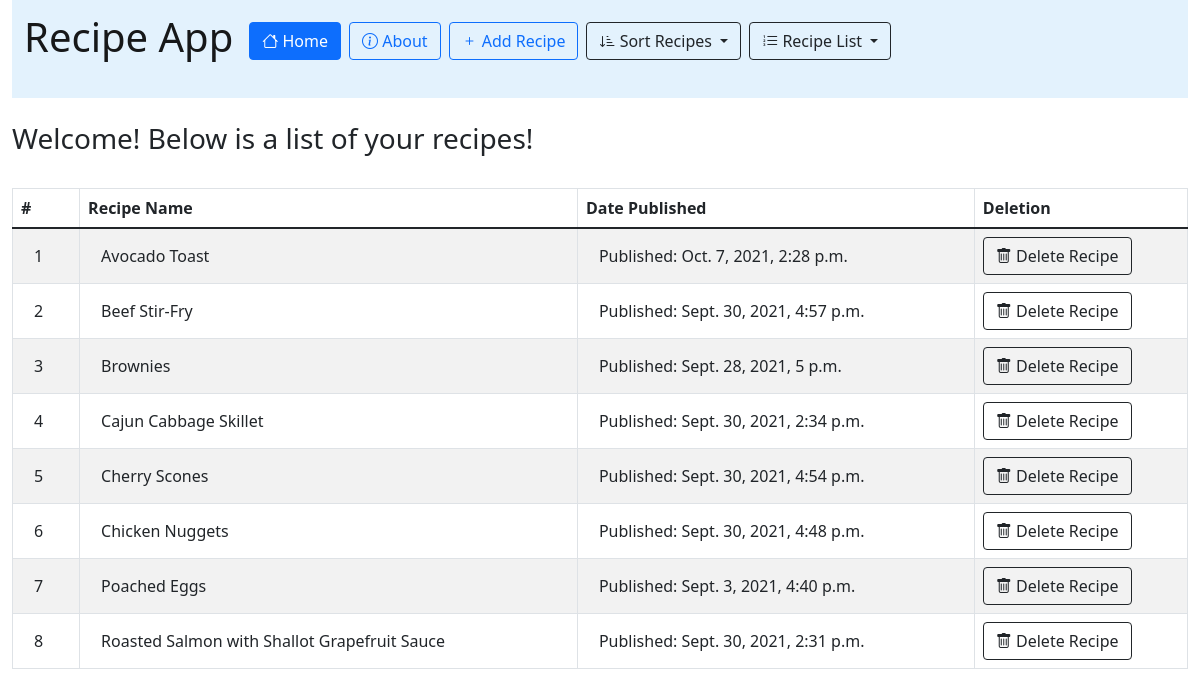
Before: /recipe_app/?sort_order=recipe_name with the older database file.
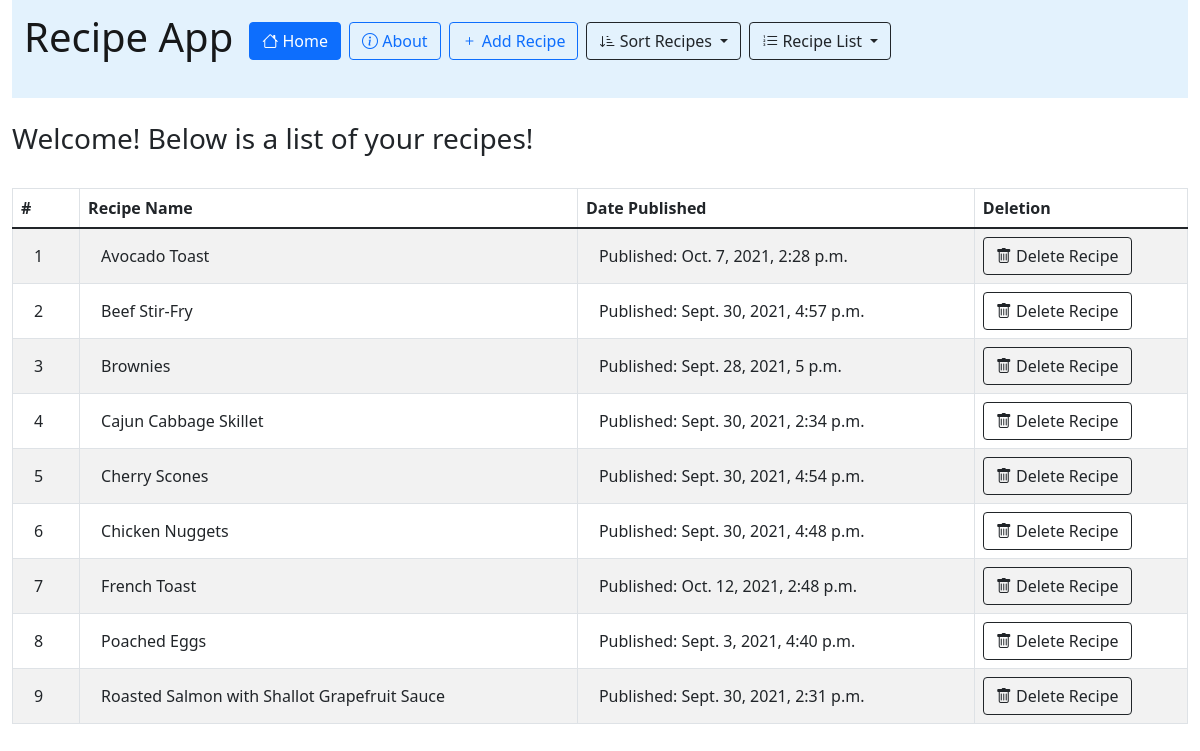
After: the same page with the newer database file.
### recipe_app/models.py (models this page shows, shortened)
class Recipe(models.Model):
    recipe_name = models.CharField(max_length=200)
    pub_date= models.DateTimeField('date published')

### recipe_app/views.py (the view)
# urls.py: path('', views.index, name='index'),
def index(request):
    template = loader.get_template('recipe_app/index.html')
    query_string = request.GET
    if query_string:
        latest_recipe_list = utils.sorting_by_query(query_string)
    else:
        latest_recipe_list = Recipe.objects.order_by('-pub_date')
    my_tuple_list = utils.numbering_recipes(latest_recipe_list)
    context = {
        'latest_recipe_list': my_tuple_list,
        }
    return HttpResponse(template.render(context, request))

### recipe_app/utils.py (called while the page is built)
def sorting_by_query(query_string):
    try:
            sort_order = query_string["sort_order"]
    except KeyError:
        raise Http404("sort order not present")
    if sort_order not in ['-pub_date', 'pub_date', '-recipe_name', 'recipe_name']:
        raise Http404("entered sort order does not exist")
    latest_recipe_list = Recipe.objects.order_by(sort_order)
    return latest_recipe_list

def numbering_recipes(latest_recipe_list):
    recipe_num = 1
    my_tuple_list = []
    for recipe in latest_recipe_list:
        my_tuple = (recipe_num, recipe)
        my_tuple_list.append(my_tuple)
        recipe_num += 1
    return my_tuple_list

### recipe_app/templates/recipe_app/index.html (shortened to what this page needs)
{% extends "recipe_app/base.html" %}
{% block content %}
<div class="container-fluid">
<nav class="navbar navbar-light" style="background-color: #e3f2fd;">
  <form class="container-fluid justify-content-start">
    <a class="navbar-brand" ><h1>Recipe App</h1></a>
    <a class="btn btn-outline-primary me-2 active" type="button" href="/recipe_app"><i class="bi bi-house"></i> Home</a>
    <a class="btn btn-outline-primary me-2" type="button" href="/recipe_app/about"><i class="bi bi-info-circle"></i> About</a>
    <a class="btn btn-outline-primary me-2" type="button" href="/recipe_app/add"><i class="bi bi-plus"></i> Add Recipe</a>
    <div class="dropdown">
        <button class="btn btn-outline-dark me-2 dropdown-toggle" type="button" id="dropdownMenuButton2" data-bs-toggle="dropdown" aria-expanded="false">
            <i class="bi bi-sort-down-alt"></i> Sort Recipes
        </button>
    </div>
    {% if latest_recipe_list %}
    <div class="dropdown">
        <button class="btn btn-outline-dark me-2 dropdown-toggle" type="button" id="dropdownMenuButton2" data-bs-toggle="dropdown" aria-expanded="false">
            <i class="bi bi-list-ol"></i> Recipe List
        </button>
    </div>
    {% endif %}
  </form>
</nav>
{% if latest_recipe_list %}
    <br>
    <h3>Welcome! Below is a list of your recipes!</h3>
    <br>
<table class="table table-striped table-bordered table-hover">
    <thead>
        <tr>
          <th scope="col">#</th>
          <th scope="col">Recipe Name</th>
          <th scope="col">Date Published</th>
          <th scope="col">Deletion</th>
        </tr>
    </thead>
    <tbody>
        {% for recipe in latest_recipe_list %}
            <tr>
              <td><button class="btn" type="button">{{ recipe.0 }}</button></td>
              <td> <a href="{% url 'recipe_app:recipe_page' recipe.1.id %}"><button class="btn" type="button">{{ recipe.1.recipe_name }} </button></a></td>
              <td><button class="btn" type="button">Published: {{ recipe.1.pub_date }}</button></td>
              <td><a href="{% url 'recipe_app:delete_recipe' recipe.1.id %}"><button class="btn btn-outline-dark" type="button"><i class="bi bi-trash"></i> Delete Recipe</button></a></td>
            </tr>
        {% endfor %}
    </tbody>
</table>
{% else %}
    <h1>No recipes are available.</h1>
{% endif %}
</div>
{% endblock %}

Changed rows visible on the page:
added Recipe: recipe "7", recipe_name "French Toast", pub_date "Oct. 12, 2021, 2:48 p.m."
computed for Recipe "Poached Eggs": recipe "7" → "8"
computed for Recipe "Roasted Salmon with Shallot Grapefruit Sauce": recipe "8" → "9"
